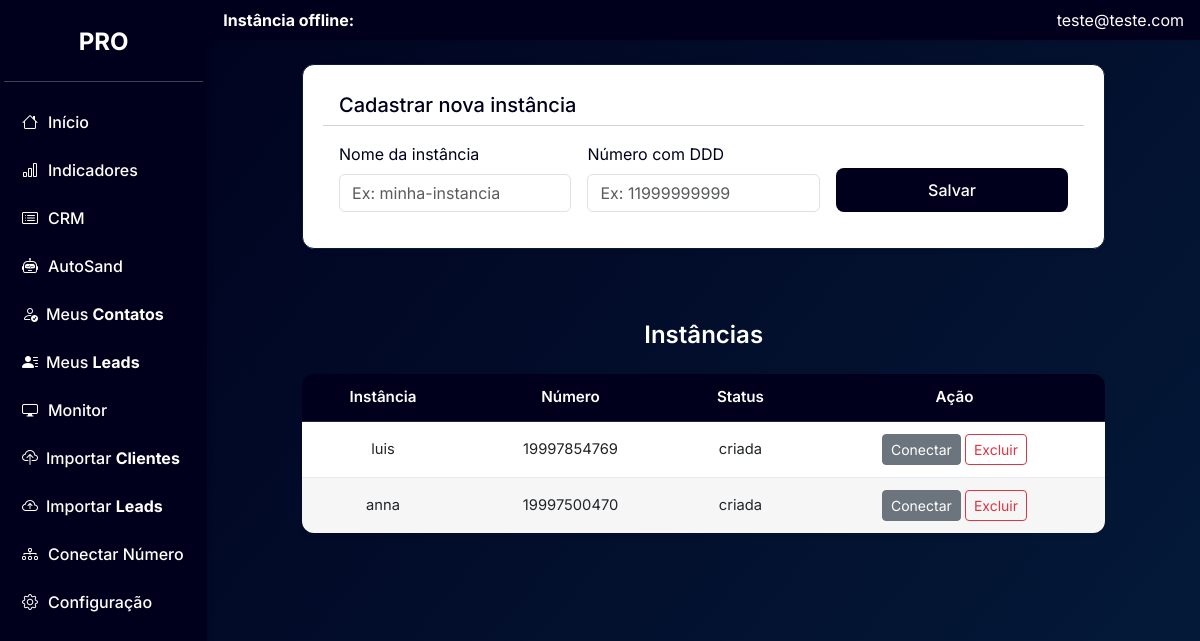
The page /painel&loc=conexao (signed in) on the database its author committed.
### tables this page shows
CREATE TABLE conexao (
    id INTEGER PRIMARY KEY AUTOINCREMENT,
    instance_name TEXT UNIQUE NOT NULL,
    number TEXT UNIQUE NOT NULL,
    status TEXT NOT NULL DEFAULT 'pendente',
    criado_em DATETIME DEFAULT CURRENT_TIMESTAMP
  );

### app/pages/conexao.php (the view, shortened to what this page needs)
<?php
$pastaHash = sha1($_SESSION['email']);
$caminhoBanco = "clientes/{$pastaHash}/meubanco.sqlite";
$db = new SQLite3($caminhoBanco);
$db->exec("CREATE TABLE IF NOT EXISTS conexao (
    id INTEGER PRIMARY KEY AUTOINCREMENT,
    instance_name TEXT UNIQUE NOT NULL,
    number TEXT UNIQUE NOT NULL,
    status TEXT NOT NULL DEFAULT 'pendente',
    criado_em DATETIME DEFAULT CURRENT_TIMESTAMP
  )");
$result = $db->query("SELECT * FROM conexao ORDER BY criado_em DESC");
?>
<div class="row justify-content-center">
    <div class="col-md-10">
        <div class="card card-custom mb-4 shadow-sm">
            <div class="card-header bg-transparent border-1">
                <h5 class="mb-0">Cadastrar nova instância</h5>
            </div>
            <div class="card-body">
                <form action="init/db.php" method="POST">
                    <div class="row g-3">
                        <div class="col-md-4">
                            <label for="instance_name" class="form-label">Nome da instância</label>
                            <input type="text" name="instance_name" id="instance_name" class="form-control form-control-custom" placeholder="Ex: minha-instancia" required>
                        </div>
                        <div class="col-md-4">
                            <label for="number" class="form-label">Número com DDD</label>
                            <input type="text" name="number" id="number" class="form-control form-control-custom" placeholder="Ex: 11999999999" required>
                        </div>
                        <div class="col-md-4 d-flex align-items-end justify-content-end">
                            <button class="btn btn-custom w-100">Salvar</button>
                        </div>
                    </div>
                </form>
            </div>
        </div>
    </div>
</div>
<h4 class="text-white text-center mt-5">Instâncias</h4>
<div class="row justify-content-center">
    <div class="col-md-10">
        <div class="table-responsive mt-3">
            <table class="table table-rounded align-middle text-center">
                <thead>
                    <tr>
                        <th>Instância</th>
                        <th>Número</th>
                        <th>Status</th>
                        <th>Ação</th>
                    </tr>
                </thead>
                <tbody>
                    <?php while ($row = $result->fetchArray(SQLITE3_ASSOC)): ?>
                        <?php
                        $isAtiva = !empty($_SESSION['instancia_ativa']) &&
                            $_SESSION['instancia_ativa']['instance'] === $row['instance_name'];
                        ?>
                        <tr>
                            <td><?= htmlspecialchars($row['instance_name']) ?></td>
                            <td><?= htmlspecialchars($row['number']) ?></td>
                            <td><?= $row['status'] ?></td>
                            <td>
                                <?php if ($row['status'] === 'pendente'): ?>
                                    <form action="init/criar_instancia.php" method="POST" class="d-inline">
                                        <input type="hidden" name="instance" value="<?= $row['instance_name'] ?>">
                                        <input type="hidden" name="number" value="<?= $row['number'] ?>">
                                        <button class="btn btn-success btn-sm">Criar</button>
                                    </form>
                                <?php else: ?>
                                    <form action="init/conectar_instancia.php" method="POST" class="d-inline">
                                        <button class="btn btn-secondary btn-sm">Conectar</button>
                                    </form>
                                    <form action="init/excluir_instancia.php" method="POST" class="d-inline" onsubmit="return confirm('Deseja realmente excluir esta instância?');">
                                        <button class="btn btn-outline-danger btn-sm">Excluir</button>
                                    </form>
                                <?php endif; ?>
                            </td>
                        </tr>
                    <?php endwhile; ?>
                </tbody>
            </table>
        </div>
    </div>
</div>

### assets/style.css (style rules this page uses)
.painel.plano-pro { --color1: #083557; --color2: #062848; --color3: #041b3a; --color4: #020d2b; --color5: #00001c; --cor-principal: var(--color5); --cor-secundaria: var(--color3); --cor-texto: #ffffff; --cor-fundo: linear-gradient(130deg, #00001c, #041b3a); --grafico-cor1: #93a0ea; --grafico-cor2: #e62cc4; --grafico-cor3: #0695c1; --grafico-cor4: #b5e6f1; --grafico-cor5: #fb6ff2; --grafico-cor6: #06ffe6; }
body { font-family: 'Inter', sans-serif; font-weight: 400; background-color: var(--cor-fundo); color: var(--cor-texto); }
h3, h4 { font-weight: 600; color: var(--color1); }
body.painel { background: var(--cor-fundo) !important; background-attachment: fixed; background-size: cover; background-repeat: no-repeat; color: var(--cor-texto); }
.painel h1, .painel h2, .painel h3, .painel h4 { color: var(--cor-texto); }
.btn-custom { background-color: var(--cor-principal); color: #fff; border: none; font-weight: 500; padding: 10px 20px; border-radius: 8px; transition: background 0.3s; }
input, select, textarea { border: 1px solid var(--cor-secundaria); border-radius: 6px; padding: 10px 12px; background-color: #fff; color: #333; }
.table-rounded { width: 100%; border-collapse: separate; border-spacing: 0; border-radius: 12px; overflow: hidden; box-shadow: 0 2px 6px rgba(0,0,0,0.05); }
.table-rounded thead th { background-color: var(--cor-principal) !important; color: #fff !important; font-weight: 600; padding: 12px; font-size: 0.95rem; text-align: center; border-bottom: 1px solid rgba(255, 255, 255, 0.15); }
.table-rounded thead th:first-child { border-top-left-radius: 12px; }
.table-rounded thead th:last-child { border-top-right-radius: 12px; }
.table-rounded tbody td { padding: 12px; background-color: #fff; color: #212529; border-bottom: 1px solid #e9ecef; text-align: center; font-size: 0.92rem; }
.table-rounded tbody tr:nth-child(even) td { background-color: #f6f6f6; }
.table-rounded tbody tr:last-child td { border-bottom: none; }
.card-custom { background-color: #fff; border: 1px solid var(--cor-secundaria); border-radius: 12px; padding: 20px; color: var(--cor-principal); box-shadow: 0 2px 6px rgba(0,0,0,0.05); }

### rows shown on the page
conexao: instance_name "luis", number "19997854769", status "criada"
conexao: instance_name "anna", number "19997500470", status "criada"

### other values the page prints
$planoUsuario "PRO"
$_SESSION['email'] "teste@teste.com"
